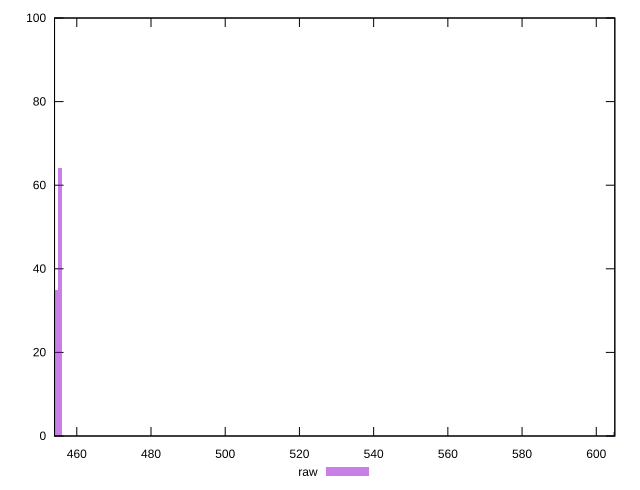

The gnuplot source for this figure:
reset

$raw <<EOF
454.14213902227016 35
455.47785119586507 64
605.0776146384952 1
EOF

set key outside below
set boxwidth 1.3357121735949122
set xrange [454:605]
set yrange [0:100]
set trange [0:100]
set style fill transparent solid 0.5 noborder
set terminal svg size 640, 490 enhanced background rgb 'white'
set output "report_00008_2021-01-22T20:58:29.167/uses-rel-preload/samples/pages+cached+noexternal+nosvg/raw/histogram.svg"

plot $raw title "raw" with boxes

reset
